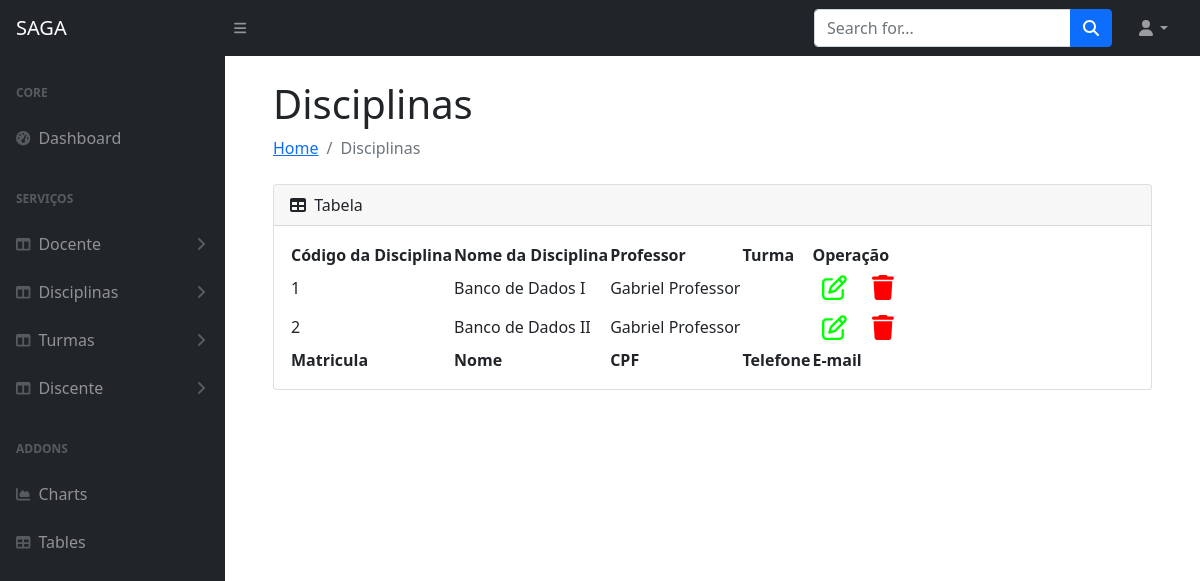
Page /disciplinas on the earlier database version.
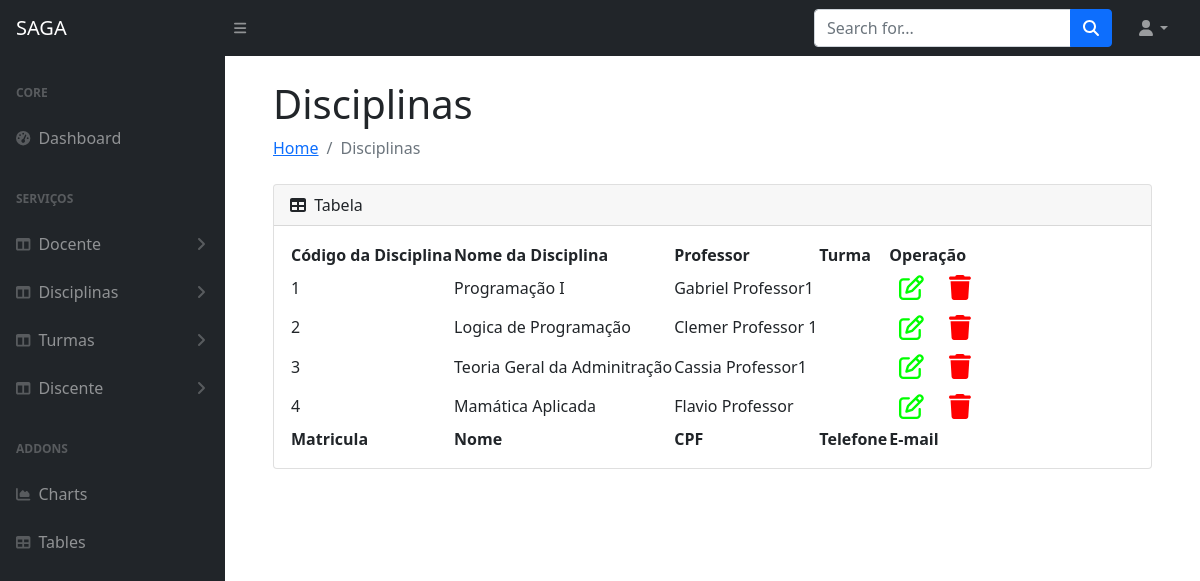
Same page on the later database version.
### appacademico/models.py (models this page shows, shortened)
class Disciplina(models.Model):
    disciplina_id = models.AutoField(primary_key=True)
    nome_disciplina = models.CharField(max_length=150, blank=True)
    professor = models.ForeignKey(Professor, on_delete=models.PROTECT)

class Usuario(models.Model):
    matricula= models.AutoField(primary_key=True)
    nome = models.CharField(max_length=150)
    cpf = models.IntegerField()
    telefone=models.IntegerField()
    email=models.EmailField(max_length=50)
    def __str__(self):
        return self.nome
    class Meta:
        abstract = True

class Professor(Usuario):
    pass

### appacademico/views.py (the view)
# urls.py: path('disciplinas', views.disciplinas, name='disciplinas'),
@has_role_decorator('professor')
def disciplinas(request):
    disciplina = Disciplina.objects.all()
    return render(request, 'mostrar_todos.html', {'disciplina': disciplina})

### appacademico/templates/mostrar_todos.html (shortened to what this page needs)
{% extends 'index.html' %}
{% load static %}
{% load bootstrap4 %}
{% block h1 %}
{% if docente %}
Docentes
{% elif discente %}
Discentes
{% elif disciplina %}
Disciplinas
{% elif turmas %}
Turmas
{% endif %}
{% endblock %}
{% block li %}
{% if docente %}
Docentes
{% elif discente %}
Discentes
{% elif disciplina %}
Disciplinas
{% elif turmas %}
Turmas
{% endif %}
{% endblock %}
{% block content %}
<div class="card mb-4">
    <div class="card-header">
        <i class="fas fa-table me-1"></i>
        Tabela
    </div>
    <div class="card-body">
        <table id="datatablesSimple">
            <thead>
                {% if turmas %}
                <tr>
                    <th>Tuma</th>
                    <th>Disciplinas</th>
                    <th>Alunos</th>
                    <th>Professores</th>
                    <th>Operação</th>
                </tr>
                {% elif disciplina %}
                <tr>
                    <th>Código da Disciplina</th>
                    <th>Nome da Disciplina</th>
                    <th>Professor</th>
                    <th>Turma</th>
                    <th>Operação</th>
                </tr>
                {% endif %}
            </thead>
            <tfoot>
                <tr>
                    <th>Matricula</th>
                    <th>Nome</th>
                    <th>CPF</th>
                    <th>Telefone</th>
                    <th>E-mail</th>
                </tr>
            </tfoot>
            <tbody>
                {% if docente %}
                {% for professor in docente %}
                <tr>
                    <td>{{professor.matricula}}</td>
                    <td>{{professor.nome}}</td>
                    <td>{{professor.cpf}}</td>
                    <td>{{professor.telefone}}</td>
                    <td>{{professor.email}}</td>
                    <td>
                        <a href="{% url 'editar_docente' professor.matricula %}"
                            style="padding: 10px; color: rgb(0, 255, 0); font-size: 25px;"><i
                                class="fa-regular fa-pen-to-square"></i></a>
                        <a href="{% url 'del_docente' professor.matricula %}"
                            style="padding: 10px; color: rgb(255, 0, 0); font-size: 25px;"><i
                                class="fa-solid fa-trash"></i></a>
                    </td>
                </tr>
                {% endfor %}
                {% elif disciplina %}
                {% for disciplina in disciplina %}
                <tr>
                    <td>{{disciplina.disciplina_id}}</td>
                    <td>{{disciplina.nome_disciplina}}</td>
                    <td>{{disciplina.professor}}</td>
                    <td>{{disciplina.nome_turma}}</td>
                    <td>
                        <a href="{% url 'editar_disciplina' disciplina.disciplina_id %}"
                            style="padding: 10px; color: rgb(0, 255, 0); font-size: 25px;"><i
                                class="fa-regular fa-pen-to-square"></i></a>
                        <a href="{% url 'del_disciplina' disciplina.disciplina_id %}"
                            style="padding: 10px; color: rgb(255, 0, 0); font-size: 25px;"><i
                                class="fa-solid fa-trash"></i></a>
                    </td>
                </tr>
                {% endfor %}
                {% endif %}
            </tbody>
        </table>
    </div>
</div>
</div>
</main>
{% endblock %}

### appacademico/templates/index.html (shortened to what this page needs)
{% load static %}
{% load bootstrap4 %}
<!DOCTYPE html>
<html lang="pt-br">
<head>
    <link rel="stylesheet" href="{% static 'css/style1.css' %}">
    <link rel="stylesheet" href="https://cdn.jsdelivr.net/npm/bootstrap@5.2.0/dist/css/bootstrap.min.css"ntegrity="sha384-gH2yIJqKdNHPEq0n4Mqa/HGKIhSkIHeL5AyhkYV8i59U5AR6csBvApHHNl/vI1Bx">
    <link href="https://cdn.jsdelivr.net/npm/simple-datatables@latest/dist/style.css" rel="stylesheet" />
    <link href="{% static 'css/styles.css' %}" rel="stylesheet" />
</head>
<body class="sb-nav-fixed">
    <nav class="sb-topnav navbar navbar-expand navbar-dark bg-dark">
        <a class="navbar-brand ps-3" href="{% url 'index' %}">SAGA</a>
        <button class="btn btn-link btn-sm order-1 order-lg-0 me-4 me-lg-0" id="sidebarToggle" href="#!"><i class="fas fa-bars"></i></button>
        <form class="d-none d-md-inline-block form-inline ms-auto me-0 me-md-3 my-2 my-md-0">
            <div class="input-group">
                <input class="form-control" type="text" placeholder="Search for..." aria-label="Search for..." aria-describedby="btnNavbarSearch" />
                <button class="btn btn-primary" id="btnNavbarSearch" type="button"><i class="fas fa-search"></i></button>
            </div>
        </form>
        <ul class="navbar-nav ms-auto ms-md-0 me-3 me-lg-4">
            <li class="nav-item dropdown">
                <a class="nav-link dropdown-toggle" id="navbarDropdown" href="#" role="button" data-bs-toggle="dropdown" aria-expanded="false"><i class="fas fa-user fa-fw"></i></a>
            </li>
        </ul>
    </nav>
    <div id="layoutSidenav">
        <div id="layoutSidenav_nav">
            <nav class="sb-sidenav accordion sb-sidenav-dark" id="sidenavAccordion">
                <div class="sb-sidenav-menu">
                    <div class="nav">
                        <div class="sb-sidenav-menu-heading">Core</div>
                        <a class="nav-link" href="{% url 'index' %}">
                            <div class="sb-nav-link-icon"><i class="fas fa-tachometer-alt"></i></div>
                            Dashboard
                        </a>
                        <div class="sb-sidenav-menu-heading">Serviços</div>
                        <a class="nav-link collapsed" href="#" data-bs-toggle="collapse"
                            data-bs-target="#collapseLayoutsdocente" aria-expanded="false"
                            aria-controls="collapseLayouts">
                            <div class="sb-nav-link-icon"><i class="fas fa-columns"></i></div>
                            Docente
                            <div class="sb-sidenav-collapse-arrow"><i class="fas fa-angle-down"></i></div>
                        </a>
                        <a class="nav-link collapsed" href="#" data-bs-toggle="collapse"
                            data-bs-target="#collapseLayoutsdisciplina" aria-expanded="false"
                            aria-controls="collapseLayouts">
                            <div class="sb-nav-link-icon"><i class="fas fa-columns"></i></div>
                            Disciplinas
                            <div class="sb-sidenav-collapse-arrow"><i class="fas fa-angle-down"></i></div>
                        </a>
                        <a class="nav-link collapsed" href="#" data-bs-toggle="collapse"
                        data-bs-target="#collapseLayoutsturma" aria-expanded="false"
                        aria-controls="collapseLayouts">
                        <div class="sb-nav-link-icon"><i class="fas fa-columns"></i></div>
                        Turmas
                        <div class="sb-sidenav-collapse-arrow"><i class="fas fa-angle-down"></i></div>
                    </a>
                    <a class="nav-link collapsed" href="#" data-bs-toggle="collapse"
                            data-bs-target="#collapseLayoutsdiscente" aria-expanded="false"
                            aria-controls="collapseLayouts">
                            <div class="sb-nav-link-icon"><i class="fas fa-columns"></i></div>
                            Discente
                            <div class="sb-sidenav-collapse-arrow"><i class="fas fa-angle-down"></i></div>
                        </a>
                        <div class="sb-sidenav-menu-heading">Addons</div>
                        <a class="nav-link" href="charts.html">
                            <div class="sb-nav-link-icon"><i class="fas fa-chart-area"></i></div>
                            Charts
                        </a>
                        <a class="nav-link" href="tables.html">
                            <div class="sb-nav-link-icon"><i class="fas fa-table"></i></div>
                            Tables
                        </a>
                    </div>
                </div>
            </nav>
        </div>
        <div id="layoutSidenav_content">
            <main>
                <div class="container-fluid px-4">
                    <div class="container-fluid px-4">
                        <h1 class="mt-4">{% block h1 %}{% endblock %}</h1>
                        <ol class="breadcrumb mb-4">
                            <li class="breadcrumb-item"><a href="{% url 'index' %}">Home</a></li>
                            <li class="breadcrumb-item active">{% block li %}{% endblock %}</li>
                        </ol>
                        {% block content %}{% endblock %}
                    </div>
                </div>
</body>
</html>

### appacademico/templates/static/css/style1.css (style rules this page uses)
body { background-color: #1E0731; text-align: center; }

Differences in the rows shown:
changed Disciplina id 1: nome_disciplina "Banco de Dados I" → "Programação I"; professor "Gabriel Professor" → "Gabriel Professor1"
changed Disciplina id 2: nome_disciplina "Banco de Dados II" → "Logica de Programação"; professor "Gabriel Professor" → "Clemer Professor 1"
added Disciplina: disciplina_id "3", nome_disciplina "Teoria Geral da Adminitração", professor "Cassia Professor1"
added Disciplina: disciplina_id "4", nome_disciplina "Mamática Aplicada", professor "Flavio Professor"
